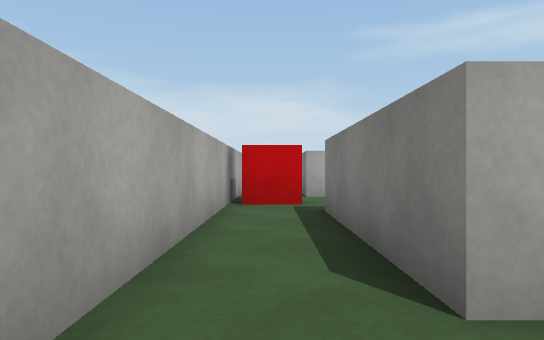
view 1 (above)

16 first-person views from a walk through a Unity game level. The camera is 0.58 m above the floor, looks level and sees 70° across. The floor is counted in squares, 1 m on a side. Each view is taken from the middle of a square. On the plan, view 1 faces up. The plan holds only what a view shows up to about 10 squares ahead; the rest is blank. The player character is not drawn. Surface patterns are stand-ins for the level's own textures.

view 2
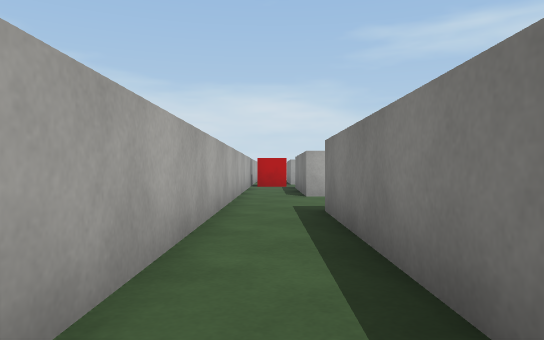

view 3
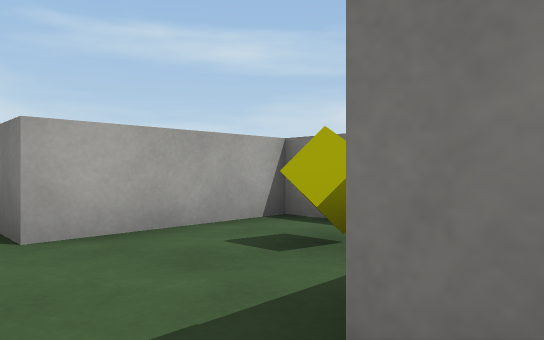

view 4
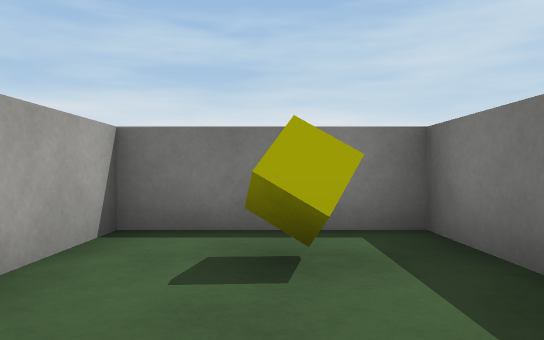

view 5
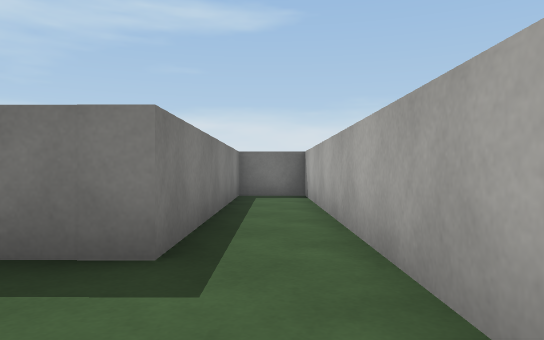

view 6
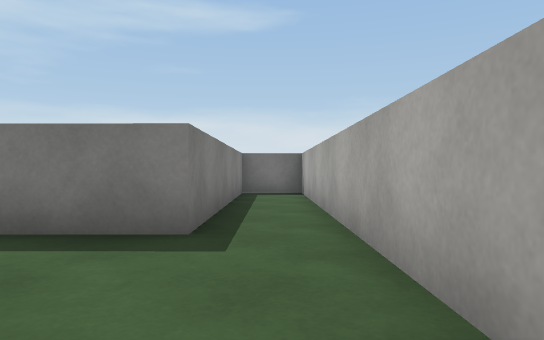

view 7
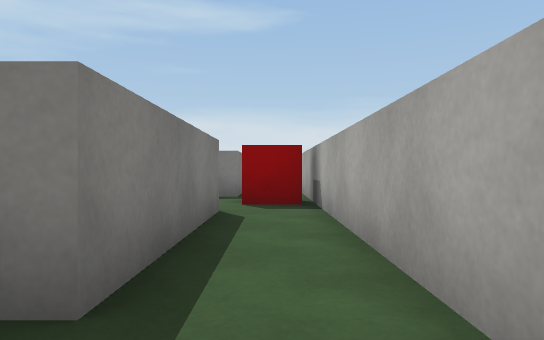

view 8
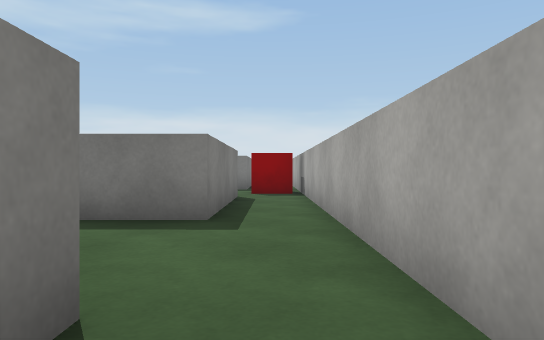

view 9
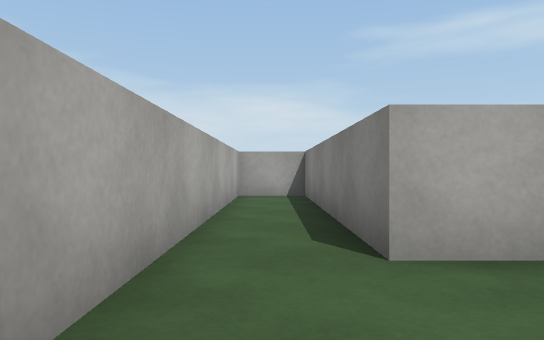

view 10
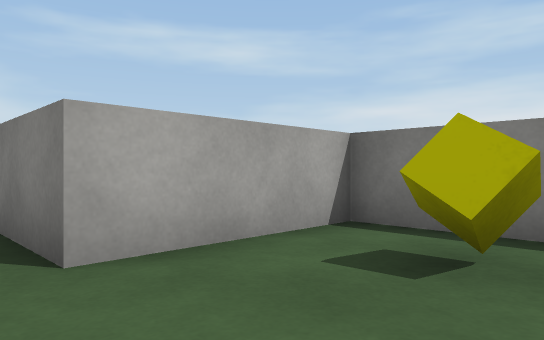

view 11
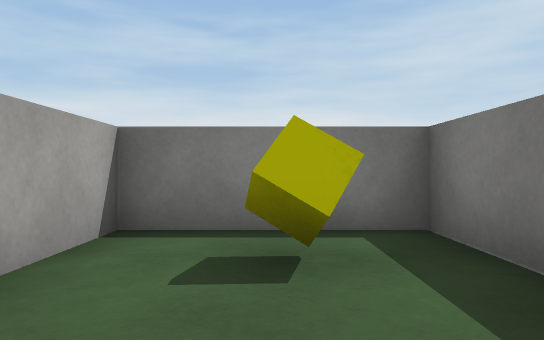

view 12
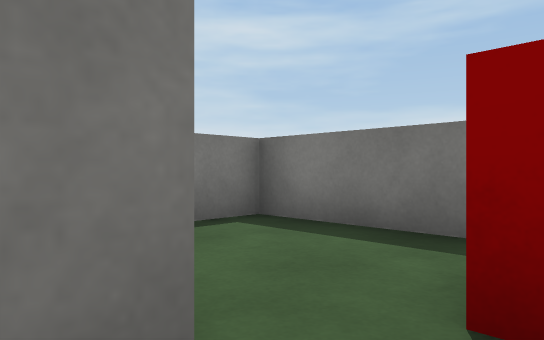

view 13
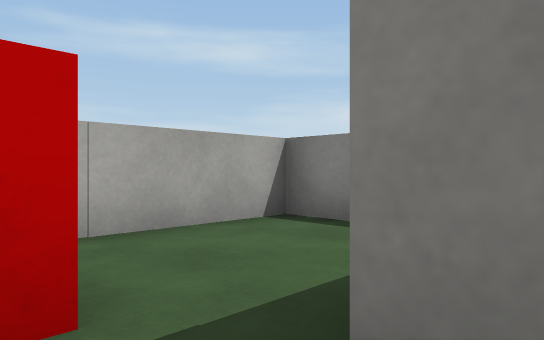

view 14
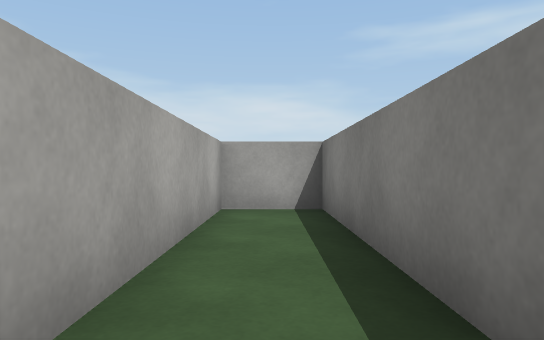

view 15
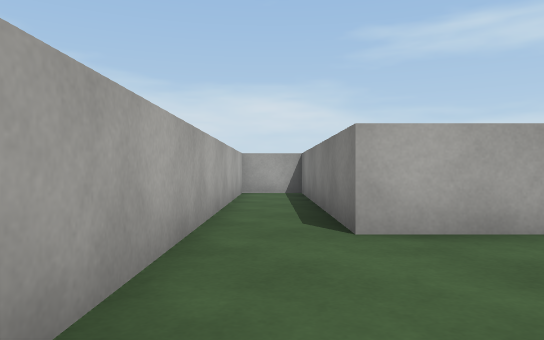

view 16
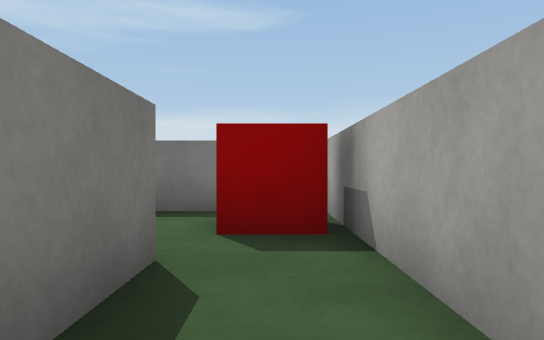

### Floor plan
Points are (right, up) in squares from view 1. A wall is a line through its corners. A room is listed if a view was taken in it or the views show most of it. See-through windows are left out.
Room 1 (views 1, 2, 3, 4, 5, 6, 13)
walls: (-0.7, 5.6) (-0.7, -7.7) (0.8, -7.7) (0.8, -1.5) (3.8, -1.5) (3.8, 1.5) (0.8, 1.5) (0.8, 5.5)
ways out: opening at (0, 5) to room 3
objects: yellow cube (3, 0)
Room 2 (views 7, 8, 9, 10, 11, 14)
walls: (0.8, 12.5) (3.8, 12.5) (3.8, 15.5) (0.8, 15.5) (0.8, 21.8) (-0.7, 21.8) (-0.7, 12.6)
ways out: opening at (0, 12) to room 3
objects: yellow cube (3, 14)
Room 3 (views 12, 15, 16)
walls: (0.8, 5.5) (3.8, 5.5) (3.8, 8.5) (0.8, 8.5) (0.8, 12.5); (-0.7, 12.6) (-0.7, 5.6)
ways out: opening at (0, 5) to room 1; opening at (0, 12) to room 2
objects: red cube (0, 7)

Where each view was taken, in squares from view 1:
view 1: 0 up, 0 right, facing up
view 2: 7 down, 0 right, facing up
view 3: 2 down, 0 right, facing up-right
view 4: 0 up, 0 right, facing right
view 5: 1 up, 0 right, facing down
view 6: 2 up, 0 right, facing down
view 7: 14 up, 0 right, facing down
view 8: 17 up, 0 right, facing down
view 9: 13 up, 0 right, facing up
view 10: 13 up, 0 right, facing up-right
view 11: 14 up, 0 right, facing right
view 12: 9 up, 0 right, facing down-right
view 13: 5 up, 0 right, facing up-right
view 14: 16 up, 0 right, facing up
view 15: 12 up, 0 right, facing up
view 16: 11 up, 0 right, facing down
